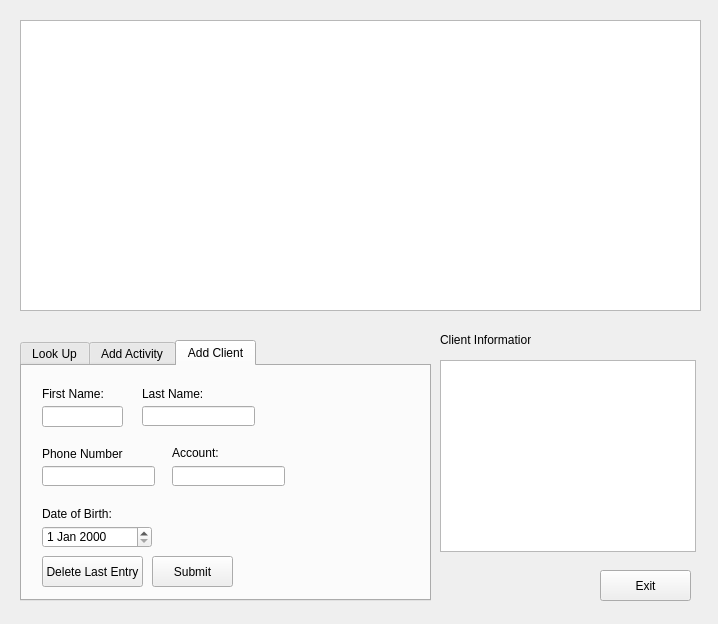
<?xml version="1.0" encoding="UTF-8"?>
<ui version="4.0">
 <class>CRM_form</class>
 <widget class="QDialog" name="CRM_form">
  <property name="geometry">
   <rect>
    <x>0</x>
    <y>0</y>
    <width>718</width>
    <height>624</height>
   </rect>
  </property>
  <property name="windowTitle">
   <string>C &amp; RM Activity Log</string>
  </property>
  <property name="windowOpacity">
   <double>1.000000000000000</double>
  </property>
  <widget class="QTableWidget" name="tableWidget">
   <property name="geometry">
    <rect>
     <x>20</x>
     <y>20</y>
     <width>681</width>
     <height>291</height>
    </rect>
   </property>
  </widget>
  <widget class="QTabWidget" name="tabWidget">
   <property name="geometry">
    <rect>
     <x>20</x>
     <y>340</y>
     <width>411</width>
     <height>261</height>
    </rect>
   </property>
   <property name="currentIndex">
    <number>2</number>
   </property>
   <widget class="QWidget" name="Look_Up">
    <attribute name="title">
     <string>Look Up</string>
    </attribute>
    <widget class="QPushButton" name="viewallrbutt">
     <property name="geometry">
      <rect>
       <x>10</x>
       <y>20</y>
       <width>181</width>
       <height>41</height>
      </rect>
     </property>
     <property name="text">
      <string>View All Activity Records</string>
     </property>
    </widget>
    <widget class="QPushButton" name="viewallcbutt">
     <property name="geometry">
      <rect>
       <x>220</x>
       <y>20</y>
       <width>171</width>
       <height>41</height>
      </rect>
     </property>
     <property name="text">
      <string>View All Client Records</string>
     </property>
    </widget>
    <widget class="QPushButton" name="viewallcontactsbutt">
     <property name="geometry">
      <rect>
       <x>10</x>
       <y>80</y>
       <width>181</width>
       <height>41</height>
      </rect>
     </property>
     <property name="text">
      <string>View All Contacts</string>
     </property>
    </widget>
    <widget class="QPushButton" name="viewallreferncebutt">
     <property name="geometry">
      <rect>
       <x>220</x>
       <y>80</y>
       <width>171</width>
       <height>41</height>
      </rect>
     </property>
     <property name="text">
      <string>View Reference All Forms</string>
     </property>
    </widget>
   </widget>
   <widget class="QWidget" name="Add">
    <attribute name="title">
     <string>Add Activity</string>
    </attribute>
    <widget class="QLineEdit" name="time_input">
     <property name="geometry">
      <rect>
       <x>130</x>
       <y>50</y>
       <width>21</width>
       <height>21</height>
      </rect>
     </property>
     <property name="text">
      <string>.2</string>
     </property>
     <property name="placeholderText">
      <string>.2</string>
     </property>
    </widget>
    <widget class="QLabel" name="label_2">
     <property name="geometry">
      <rect>
       <x>10</x>
       <y>30</y>
       <width>46</width>
       <height>13</height>
      </rect>
     </property>
     <property name="text">
      <string>Date:</string>
     </property>
    </widget>
    <widget class="QDateEdit" name="dateEdit">
     <property name="geometry">
      <rect>
       <x>10</x>
       <y>50</y>
       <width>71</width>
       <height>21</height>
      </rect>
     </property>
    </widget>
    <widget class="QLabel" name="label_3">
     <property name="geometry">
      <rect>
       <x>130</x>
       <y>30</y>
       <width>31</width>
       <height>16</height>
      </rect>
     </property>
     <property name="text">
      <string>Time:</string>
     </property>
    </widget>
    <widget class="QComboBox" name="descript_cat_inut">
     <property name="geometry">
      <rect>
       <x>160</x>
       <y>50</y>
       <width>111</width>
       <height>22</height>
      </rect>
     </property>
     <item>
      <property name="text">
       <string>Care Coordination</string>
      </property>
     </item>
     <item>
      <property name="text">
       <string>Correspondence</string>
      </property>
     </item>
     <item>
      <property name="text">
       <string>Onsite Hospital</string>
      </property>
     </item>
     <item>
      <property name="text">
       <string>Phone Call Patient</string>
      </property>
     </item>
     <item>
      <property name="text">
       <string>Medical Record Review</string>
      </property>
     </item>
    </widget>
    <widget class="QLabel" name="label_4">
     <property name="geometry">
      <rect>
       <x>160</x>
       <y>30</y>
       <width>61</width>
       <height>16</height>
      </rect>
     </property>
     <property name="text">
      <string>Category:</string>
     </property>
    </widget>
    <widget class="QLabel" name="label_5">
     <property name="geometry">
      <rect>
       <x>10</x>
       <y>80</y>
       <width>121</width>
       <height>16</height>
      </rect>
     </property>
     <property name="text">
      <string>Description of Activities:</string>
     </property>
    </widget>
    <widget class="QPushButton" name="addsql_submitt">
     <property name="geometry">
      <rect>
       <x>340</x>
       <y>200</y>
       <width>51</width>
       <height>31</height>
      </rect>
     </property>
     <property name="text">
      <string>Submit</string>
     </property>
    </widget>
    <widget class="QLabel" name="label_6">
     <property name="geometry">
      <rect>
       <x>10</x>
       <y>10</y>
       <width>181</width>
       <height>16</height>
      </rect>
     </property>
     <property name="text">
      <string>Add Activity to the Database:</string>
     </property>
    </widget>
    <widget class="QPlainTextEdit" name="descpt_inout">
     <property name="geometry">
      <rect>
       <x>10</x>
       <y>100</y>
       <width>381</width>
       <height>91</height>
      </rect>
     </property>
    </widget>
    <widget class="QComboBox" name="clientcombo">
     <property name="geometry">
      <rect>
       <x>280</x>
       <y>50</y>
       <width>111</width>
       <height>21</height>
      </rect>
     </property>
     <item>
      <property name="text">
       <string>Luke Skywalker</string>
      </property>
     </item>
     <item>
      <property name="text">
       <string>Bill</string>
      </property>
     </item>
     <item>
      <property name="text">
       <string>Steve</string>
      </property>
     </item>
    </widget>
    <widget class="QLabel" name="label_7">
     <property name="geometry">
      <rect>
       <x>280</x>
       <y>30</y>
       <width>46</width>
       <height>13</height>
      </rect>
     </property>
     <property name="text">
      <string>Client:</string>
     </property>
    </widget>
    <widget class="QPushButton" name="clientcontacts">
     <property name="geometry">
      <rect>
       <x>130</x>
       <y>200</y>
       <width>91</width>
       <height>31</height>
      </rect>
     </property>
     <property name="toolTip">
      <string extracomment="Retrives information from the client selected from the drop down above."/>
     </property>
     <property name="text">
      <string>Client Contacts</string>
     </property>
    </widget>
    <widget class="QPushButton" name="clientreffernceform">
     <property name="geometry">
      <rect>
       <x>10</x>
       <y>200</y>
       <width>111</width>
       <height>31</height>
      </rect>
     </property>
     <property name="toolTip">
      <string extracomment="Retrives information from the client selected from the drop down above."/>
     </property>
     <property name="text">
      <string>Client Refrence Form</string>
     </property>
    </widget>
    <widget class="QPushButton" name="actdelete">
     <property name="geometry">
      <rect>
       <x>230</x>
       <y>200</y>
       <width>101</width>
       <height>31</height>
      </rect>
     </property>
     <property name="text">
      <string>Delete Last Entry</string>
     </property>
    </widget>
    <widget class="QLabel" name="label_12">
     <property name="geometry">
      <rect>
       <x>90</x>
       <y>30</y>
       <width>31</width>
       <height>16</height>
      </rect>
     </property>
     <property name="text">
      <string>Price:</string>
     </property>
    </widget>
    <widget class="QLineEdit" name="unit_price">
     <property name="geometry">
      <rect>
       <x>90</x>
       <y>50</y>
       <width>31</width>
       <height>21</height>
      </rect>
     </property>
     <property name="text">
      <string>100</string>
     </property>
     <property name="placeholderText">
      <string/>
     </property>
    </widget>
   </widget>
   <widget class="QWidget" name="tab">
    <attribute name="title">
     <string>Add Client</string>
    </attribute>
    <widget class="QLineEdit" name="caddfistname">
     <property name="geometry">
      <rect>
       <x>20</x>
       <y>40</y>
       <width>81</width>
       <height>21</height>
      </rect>
     </property>
    </widget>
    <widget class="QLineEdit" name="caddlastname">
     <property name="geometry">
      <rect>
       <x>120</x>
       <y>40</y>
       <width>113</width>
       <height>20</height>
      </rect>
     </property>
    </widget>
    <widget class="QLineEdit" name="phonelineEdit_3">
     <property name="geometry">
      <rect>
       <x>20</x>
       <y>100</y>
       <width>113</width>
       <height>20</height>
      </rect>
     </property>
    </widget>
    <widget class="QDateEdit" name="cadddateEdit_2">
     <property name="geometry">
      <rect>
       <x>20</x>
       <y>160</y>
       <width>110</width>
       <height>22</height>
      </rect>
     </property>
    </widget>
    <widget class="QLabel" name="label_8">
     <property name="geometry">
      <rect>
       <x>20</x>
       <y>20</y>
       <width>71</width>
       <height>16</height>
      </rect>
     </property>
     <property name="text">
      <string>First Name:</string>
     </property>
    </widget>
    <widget class="QLabel" name="label_9">
     <property name="geometry">
      <rect>
       <x>120</x>
       <y>20</y>
       <width>71</width>
       <height>16</height>
      </rect>
     </property>
     <property name="text">
      <string>Last Name:</string>
     </property>
    </widget>
    <widget class="QLabel" name="label_10">
     <property name="geometry">
      <rect>
       <x>20</x>
       <y>80</y>
       <width>81</width>
       <height>16</height>
      </rect>
     </property>
     <property name="text">
      <string>Phone Number:</string>
     </property>
    </widget>
    <widget class="QLabel" name="label_11">
     <property name="geometry">
      <rect>
       <x>20</x>
       <y>140</y>
       <width>91</width>
       <height>16</height>
      </rect>
     </property>
     <property name="text">
      <string>Date of Birth:</string>
     </property>
    </widget>
    <widget class="QPushButton" name="caddsumbit">
     <property name="geometry">
      <rect>
       <x>130</x>
       <y>190</y>
       <width>81</width>
       <height>31</height>
      </rect>
     </property>
     <property name="text">
      <string>Submit</string>
     </property>
    </widget>
    <widget class="QPushButton" name="cdelete">
     <property name="geometry">
      <rect>
       <x>20</x>
       <y>190</y>
       <width>101</width>
       <height>31</height>
      </rect>
     </property>
     <property name="text">
      <string>Delete Last Entry</string>
     </property>
    </widget>
    <widget class="QLineEdit" name="caddaccount">
     <property name="geometry">
      <rect>
       <x>150</x>
       <y>100</y>
       <width>113</width>
       <height>20</height>
      </rect>
     </property>
    </widget>
    <widget class="QLabel" name="label_13">
     <property name="geometry">
      <rect>
       <x>150</x>
       <y>80</y>
       <width>46</width>
       <height>13</height>
      </rect>
     </property>
     <property name="text">
      <string>Account:</string>
     </property>
    </widget>
   </widget>
  </widget>
  <widget class="QPushButton" name="exitbutt">
   <property name="geometry">
    <rect>
     <x>600</x>
     <y>570</y>
     <width>91</width>
     <height>31</height>
    </rect>
   </property>
   <property name="text">
    <string>Exit</string>
   </property>
  </widget>
  <widget class="QListWidget" name="listWidget">
   <property name="geometry">
    <rect>
     <x>440</x>
     <y>360</y>
     <width>256</width>
     <height>192</height>
    </rect>
   </property>
  </widget>
  <widget class="QLabel" name="label">
   <property name="geometry">
    <rect>
     <x>440</x>
     <y>330</y>
     <width>91</width>
     <height>20</height>
    </rect>
   </property>
   <property name="text">
    <string>Client Information</string>
   </property>
  </widget>
  <action name="actionTestaction">
   <property name="text">
    <string>Testaction</string>
   </property>
  </action>
 </widget>
 <resources/>
 <connections>
  <connection>
   <sender>viewallrbutt</sender>
   <signal>clicked()</signal>
   <receiver>tableWidget</receiver>
   <slot>update()</slot>
   <hints>
    <hint type="sourcelabel">
     <x>161</x>
     <y>422</y>
    </hint>
    <hint type="destinationlabel">
     <x>193</x>
     <y>285</y>
    </hint>
   </hints>
  </connection>
  <connection>
   <sender>viewallcbutt</sender>
   <signal>clicked()</signal>
   <receiver>tableWidget</receiver>
   <slot>selectAll()</slot>
   <hints>
    <hint type="sourcelabel">
     <x>277</x>
     <y>422</y>
    </hint>
    <hint type="destinationlabel">
     <x>253</x>
     <y>303</y>
    </hint>
   </hints>
  </connection>
  <connection>
   <sender>exitbutt</sender>
   <signal>clicked()</signal>
   <receiver>CRM_form</receiver>
   <slot>close()</slot>
   <hints>
    <hint type="sourcelabel">
     <x>648</x>
     <y>581</y>
    </hint>
    <hint type="destinationlabel">
     <x>676</x>
     <y>433</y>
    </hint>
   </hints>
  </connection>
  <connection>
   <sender>viewallrbutt</sender>
   <signal>clicked()</signal>
   <receiver>CRM_form</receiver>
   <slot>pyquerry1()</slot>
   <hints>
    <hint type="sourcelabel">
     <x>115</x>
     <y>422</y>
    </hint>
    <hint type="destinationlabel">
     <x>547</x>
     <y>365</y>
    </hint>
   </hints>
  </connection>
  <connection>
   <sender>viewallcbutt</sender>
   <signal>clicked()</signal>
   <receiver>CRM_form</receiver>
   <slot>pyqeurry2()</slot>
   <hints>
    <hint type="sourcelabel">
     <x>310</x>
     <y>422</y>
    </hint>
    <hint type="destinationlabel">
     <x>550</x>
     <y>406</y>
    </hint>
   </hints>
  </connection>
  <connection>
   <sender>listWidget</sender>
   <signal>itemClicked(QListWidgetItem*)</signal>
   <receiver>tableWidget</receiver>
   <slot>selectAll()</slot>
   <hints>
    <hint type="sourcelabel">
     <x>684</x>
     <y>433</y>
    </hint>
    <hint type="destinationlabel">
     <x>637</x>
     <y>304</y>
    </hint>
   </hints>
  </connection>
  <connection>
   <sender>addsql_submitt</sender>
   <signal>clicked()</signal>
   <receiver>CRM_form</receiver>
   <slot>pyqeurry2()</slot>
   <hints>
    <hint type="sourcelabel">
     <x>376</x>
     <y>592</y>
    </hint>
    <hint type="destinationlabel">
     <x>475</x>
     <y>575</y>
    </hint>
   </hints>
  </connection>
  <connection>
   <sender>dateEdit</sender>
   <signal>dateChanged(QDate)</signal>
   <receiver>CRM_form</receiver>
   <slot>pyquerry1()</slot>
   <hints>
    <hint type="sourcelabel">
     <x>135</x>
     <y>430</y>
    </hint>
    <hint type="destinationlabel">
     <x>265</x>
     <y>331</y>
    </hint>
   </hints>
  </connection>
  <connection>
   <sender>descript_cat_inut</sender>
   <signal>currentIndexChanged(QString)</signal>
   <receiver>CRM_form</receiver>
   <slot>pyquerry1()</slot>
   <hints>
    <hint type="sourcelabel">
     <x>222</x>
     <y>427</y>
    </hint>
    <hint type="destinationlabel">
     <x>358</x>
     <y>325</y>
    </hint>
   </hints>
  </connection>
  <connection>
   <sender>time_input</sender>
   <signal>editingFinished()</signal>
   <receiver>CRM_form</receiver>
   <slot>pyquerry1()</slot>
   <hints>
    <hint type="sourcelabel">
     <x>160</x>
     <y>422</y>
    </hint>
    <hint type="destinationlabel">
     <x>186</x>
     <y>319</y>
    </hint>
   </hints>
  </connection>
  <connection>
   <sender>descpt_inout</sender>
   <signal>textChanged()</signal>
   <receiver>CRM_form</receiver>
   <slot>pyquerry1()</slot>
   <hints>
    <hint type="sourcelabel">
     <x>301</x>
     <y>501</y>
    </hint>
    <hint type="destinationlabel">
     <x>430</x>
     <y>321</y>
    </hint>
   </hints>
  </connection>
  <connection>
   <sender>clientcontacts</sender>
   <signal>clicked()</signal>
   <receiver>CRM_form</receiver>
   <slot>pyquerry1()</slot>
   <hints>
    <hint type="sourcelabel">
     <x>275</x>
     <y>578</y>
    </hint>
    <hint type="destinationlabel">
     <x>578</x>
     <y>571</y>
    </hint>
   </hints>
  </connection>
  <connection>
   <sender>clientreffernceform</sender>
   <signal>clicked()</signal>
   <receiver>CRM_form</receiver>
   <slot>pyquerry1()</slot>
   <hints>
    <hint type="sourcelabel">
     <x>120</x>
     <y>583</y>
    </hint>
    <hint type="destinationlabel">
     <x>541</x>
     <y>585</y>
    </hint>
   </hints>
  </connection>
  <connection>
   <sender>clientcombo</sender>
   <signal>currentIndexChanged(QString)</signal>
   <receiver>CRM_form</receiver>
   <slot>pyquerry1()</slot>
   <hints>
    <hint type="sourcelabel">
     <x>385</x>
     <y>426</y>
    </hint>
    <hint type="destinationlabel">
     <x>577</x>
     <y>319</y>
    </hint>
   </hints>
  </connection>
  <connection>
   <sender>viewallcontactsbutt</sender>
   <signal>clicked()</signal>
   <receiver>CRM_form</receiver>
   <slot>pyquerry1()</slot>
   <hints>
    <hint type="sourcelabel">
     <x>128</x>
     <y>458</y>
    </hint>
    <hint type="destinationlabel">
     <x>488</x>
     <y>567</y>
    </hint>
   </hints>
  </connection>
  <connection>
   <sender>viewallreferncebutt</sender>
   <signal>clicked()</signal>
   <receiver>CRM_form</receiver>
   <slot>pyquerry1()</slot>
   <hints>
    <hint type="sourcelabel">
     <x>368</x>
     <y>456</y>
    </hint>
    <hint type="destinationlabel">
     <x>572</x>
     <y>565</y>
    </hint>
   </hints>
  </connection>
 </connections>
 <slots>
  <slot>pyquerry1()</slot>
  <slot>pyqeurry2()</slot>
 </slots>
</ui>
